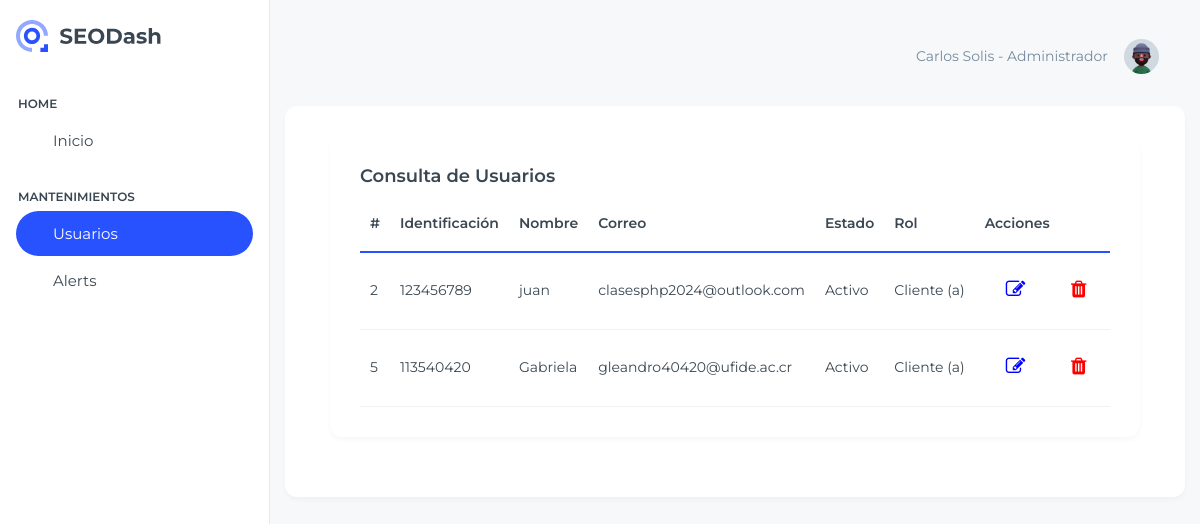
The page /View/Usuario/consultarUsuarios.php (signed in) on the database its author committed.
### tables this page shows
CREATE TABLE `tusuario` (
  `Consecutivo` bigint(11) NOT NULL AUTO_INCREMENT,
  `Identificacion` varchar(20) NOT NULL,
  `Nombre` varchar(255) NOT NULL,
  `CorreoElectronico` varchar(80) NOT NULL,
  `Contrasena` varchar(10) NOT NULL,
  `Activo` bit(1) NOT NULL,
  `ConsecutivoRol` int(11) DEFAULT NULL,
  PRIMARY KEY (`Consecutivo`),
  UNIQUE KEY `CorreoElectronico_UNIQUE` (`CorreoElectronico`),
  UNIQUE KEY `Identificacion_UNIQUE` (`Identificacion`),
  KEY `FK_ROL` (`ConsecutivoRol`),
  CONSTRAINT `FK_ROL` FOREIGN KEY (`ConsecutivoRol`) REFERENCES `trol` (`Consecutivo`)
);

CREATE TABLE `trol` (
  `Consecutivo` int(11) NOT NULL AUTO_INCREMENT,
  `NombreRol` varchar(50) NOT NULL,
  PRIMARY KEY (`Consecutivo`)
);

### Model/UsuarioModel.php (called while the page is built, shortened)
<?php
    function ConsultarUsuariosModel($consecutivo)
    {
        try {
            $enlace = AbrirBD();
            $sentencia = "CALL ConsultarUsuarios('$consecutivo')" ;
            $result = $enlace -> query($sentencia);
            return $result;
        } catch (Exception $ex) {
            return null;
        }
    }
?>

### Controller/UsuarioController.php (called while the page is built, shortened)
<?php
    include_once $_SERVER["DOCUMENT_ROOT"] .'/Proyecto_Clase/Model/UsuarioModel.php';
    function ConsultarUsuarios()
    {
        $result = ConsultarUsuariosModel($_SESSION["ConsecutivoUsuario"]);
        if($result != null && $result -> num_rows > 0)
        {
            return $result;
        }
    }
?>

### View/Usuario/consultarUsuarios.php (the view, shortened to what this page needs)
<?php
    include_once $_SERVER["DOCUMENT_ROOT"] .'/Proyecto_Clase/View/layout.php';
    include_once $_SERVER["DOCUMENT_ROOT"] .'/Proyecto_Clase/Controller/UsuarioController.php';
?>
<!doctype html>
<html lang="es">
<head>
    <link rel="stylesheet" href="../css/styles.min.css" />
    <link rel="stylesheet" href="https://cdn.datatables.net/2.1.8/css/dataTables.bootstrap5.css" />
    <link rel="stylesheet" href="https://cdnjs.cloudflare.com/ajax/libs/font-awesome/4.7.0/css/font-awesome.css" />" />
</head>
<body class="page-wrapper">
    <div id="main-wrapper" data-layout="vertical" data-navbarbg="skin6" data-sidebartype="full"
        data-sidebar-position="fixed" data-header-position="fixed">
        <?php
            MostrarMenu();
        ?>
        <div class="body-wrapper">
            <?php
            MostrarHeader();
            ?>
            <div class="container-fluid">
                <div class="row">
                    <div class="card">
                        <div class="card-body">
                            <div class="card">
                                <div class="card-body">
                                    <h5 class="card-title">Consulta de Usuarios</h5>
                                    <div class="table-responsive">
                                        <table id="example" class="table text-nowrap align-middle mb-0">
                                            <thead>
                                                <tr class="border-2 border-bottom border-primary border-0">
                                                    <th scope="col">#</th>
                                                    <th scope="col">Identificación</th>
                                                    <th scope="col">Nombre</th>
                                                    <th scope="col">Correo</th>
                                                    <th scope="col">Estado</th>
                                                    <th scope="col">Rol</th>
                                                    <th scope="col">Acciones</th>
                                                </tr>
                                            </thead>
                                            <tbody class="table-group-divider">
                                                <?php
                                                    $datos = ConsultarUsuarios();
                                                    While($fila = mysqli_fetch_array($datos))
                                                    {
                                                        echo "<tr>";
                                                        echo "<td>" . $fila["Consecutivo"]. "</td>";
                                                        echo "<td>" . $fila["Identificacion"]. "</td>";
                                                        echo "<td>" . $fila["Nombre"]. "</td>";
                                                        echo "<td>" . $fila["CorreoElectronico"]. "</td>";
                                                        echo "<td>" . $fila["DescripcionActivo"]. "</td>";
                                                        echo "<td>" . $fila["NombreRol"]. "</td>";
                                                        echo '<td>
                                                            <a href="actualizarUsuario.php" class="btn">
                                                                <i class="fa fa-edit" style="color:blue; font-size: 1.4em"></i>
                                                            </a>
                                                            <button id="btnOpenModal" type="button" class="btn " data-bs-toggle="modal" data-bs-target="#staticBackdrop"
                                                            data-id=' . $fila["Consecutivo"] . ' data-name="' . $fila["Nombre"] . '">
                                                                <i class="fa fa-trash" style="color:red; font-size: 1.4em"></i>
                                                            </button>
                                                            </td>';
                                                        echo "</tr>";
                                                    }
                                                ?>
                                            </tbody>
                                        </table>
                                    </div>
                                </div>
                            </div>
                        </div>
                    </div>
                </div>
            </div>
        </div>
    </div>
</body>
</html>

### View/layout.php (shortened to what this page needs)
<?php
function MostrarMenu()
    {
        echo '
        <aside class="left-sidebar">
                <div>
                    <div class="brand-logo d-flex align-items-center justify-content-between">
                        <a href="home.php" class="text-nowrap logo-img">
                            <img src="../images/logo-light.svg" alt="" />
                        </a>
                        <div class="close-btn d-xl-none d-block sidebartoggler cursor-pointer" id="sidebarCollapse">
                            <i class="ti ti-x fs-8"></i>
                        </div>
                    </div>
                    <nav class="sidebar-nav scroll-sidebar" data-simplebar="">
                        <ul id="sidebarnav">
                            <li class="nav-small-cap">
                                <i class="ti ti-dots nav-small-cap-icon fs-6"></i>
                                <span class="hide-menu">Home</span>
                            </li>
                            <li class="sidebar-item">
                                <a class="sidebar-link" href=" ../Login/home.php" aria-expanded="false">
                                    <span>
                                        <iconify-icon icon="solar:home-smile-bold-duotone" class="fs-6"></iconify-icon>
                                    </span>
                                    <span class="hide-menu">Inicio</span>
                                </a>
                            </li>';
                            if (isset($_SESSION["NombreUsuario"]) && $_SESSION["ConsecutivoRolUsuario"] == "1") {
                                echo '
                            <li class="nav-small-cap">
                                <i class="ti ti-dots nav-small-cap-icon fs-6"></i>
                                <span class="hide-menu">Mantenimientos</span>
                            </li>
                            <li class="sidebar-item">
                                <a class="sidebar-link" href=" ../Usuario/consultarUsuarios.php" aria-expanded="false">
                                    <span>
                                        <iconify-icon icon="solar:layers-minimalistic-bold-duotone" class="fs-6">
                                        </iconify-icon>
                                    </span>
                                    <span class="hide-menu">Usuarios</span>
                                </a>
                            </li>
                            <li class="sidebar-item">
                                <a class="sidebar-link" href="./ui-alerts.html" aria-expanded="false">
                                    <span>
                                        <iconify-icon icon="solar:danger-circle-bold-duotone" class="fs-6"></iconify-icon>
                                    </span>
                                    <span class="hide-menu">Alerts</span>
                                </a>
                            </li>';
                        }
                        echo '
                        </ul>
                    </nav>
                </div>
            </aside>
        ';
    }
function MostrarHeader()
    {
    $usuario = "Invitado";
    if (isset($_SESSION["NombreUsuario"])) {
        $usuario = $_SESSION["NombreUsuario"];
    }
        echo '
            <header class="app-header">
                <nav class="navbar navbar-expand-lg navbar-light">
                    <ul class="navbar-nav">
                        <li class="nav-item d-block d-xl-none">
                            <a class="nav-link sidebartoggler nav-icon-hover" id="headerCollapse"
                                href="javascript:void(0)">
                                <i class="ti ti-menu-2"></i>
                            </a>
                        </li>
                    </ul>
                    <div class="navbar-collapse justify-content-end px-0" id="navbarNav">
                        <ul class="navbar-nav flex-row ms-auto align-items-center justify-content-end">
                            ' . $usuario . '
                            <li class="nav-item dropdown">
                                <a class="nav-link nav-icon-hover" href="javascript:void(0)" id="drop2"
                                    data-bs-toggle="dropdown" aria-expanded="false">
                                    <img src="../images/user-1.jpg" alt="" width="35" height="35"
                                        class="rounded-circle">
                                </a>
                                <div class="dropdown-menu dropdown-menu-end dropdown-menu-animate-up"
                                    aria-labelledby="drop2">
                                    <div class="message-body">';
                                        echo'
                                    </div>
                                </div>
                            </li>
                        </ul>
                    </div>
                </nav>
            </header>
        ';
    }
?>

### View/css/simplebar.css (style rules this page uses)
[data-simplebar] { position: relative; flex-direction: column; flex-wrap: wrap; justify-content: flex-start; align-content: flex-start; align-items: flex-start; }

### rows shown on the page
tusuario: Consecutivo "2", Identificacion "123456789", Nombre "juan", CorreoElectronico "clasesphp2024@outlook.com", DescripcionActivo "Activo", ConsecutivoRol.NombreRol "Cliente (a)"
tusuario: Consecutivo "5", Identificacion "113540420", Nombre "Gabriela", CorreoElectronico "gleandro40420@ufide.ac.cr", DescripcionActivo "Activo", ConsecutivoRol.NombreRol "Cliente (a)"

### other values the page prints
$usuario "Carlos Solis - Administrador"
